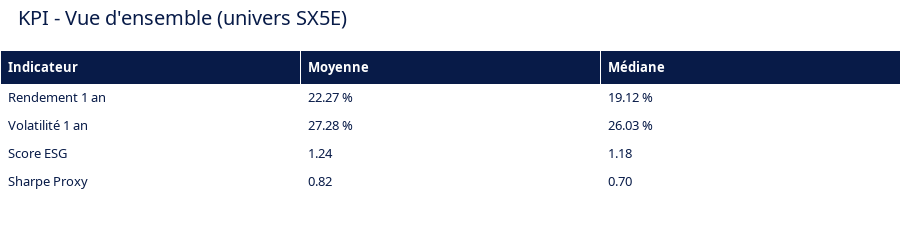

This figure's notebook cell:
### Markdown cell above
## 1) Tableau de bord

---

### 1.1) KPI Cards (table compacte)

### Code cell
# Univers de travail (si tu ajoutes des filtres plus tard, remplace par 'fdf')
universe = actions

# Colonnes
COL_RET = "1 Year Total Return - Previous"       # Rendement 1 an (%)
COL_VOL = "Volatility 360 Day Calc"              # Volatilité 1 an (%)
COL_ESG = "ESG Score"                            # ESG (score)
COL_UP  = "Upside with Target Price from Analyst"  # Upside (à convertir en %)

# Normalisation Upside -> %
if COL_UP in universe.columns and universe[COL_UP].notna().any():
    p95 = np.nanpercentile(pd.to_numeric(universe[COL_UP], errors="coerce"), 95)
    if p95 <= 5:  # si les valeurs semblent en décimal, on multiplie par 100
        universe[COL_UP] = pd.to_numeric(universe[COL_UP], errors="coerce") * 100.0

# Helpers robustes
def nanmean(s):   return float(np.nanmean(pd.to_numeric(s, errors="coerce")))
def nanmedian(s): return float(np.nanmedian(pd.to_numeric(s, errors="coerce")))

# Calculs
ret_mean,  ret_med  = nanmean(universe[COL_RET]), nanmedian(universe[COL_RET])
vol_mean,  vol_med  = nanmean(universe[COL_VOL]), nanmedian(universe[COL_VOL])
esg_mean,  esg_med  = (nanmean(universe[COL_ESG]) if COL_ESG in universe else np.nan,
                       nanmedian(universe[COL_ESG]) if COL_ESG in universe else np.nan)
sharpe_series = (pd.to_numeric(universe[COL_RET], errors="coerce") /
                 pd.to_numeric(universe[COL_VOL], errors="coerce")).replace([np.inf, -np.inf], np.nan)
sharpe_mean, sharpe_med = float(np.nanmean(sharpe_series)), float(np.nanmedian(sharpe_series))

# Table KPI (Indicateur | Moyenne | Médiane)
kpi_table = pd.DataFrame({
    "Indicateur": ["Rendement 1 an", "Volatilité 1 an", "Score ESG", "Sharpe Proxy"],
    "Moyenne":    [f"{ret_mean:.2f} %", f"{vol_mean:.2f} %",
                   (f"{esg_mean:.2f}" if not np.isnan(esg_mean) else "—"),
                   f"{sharpe_mean:.2f}"],
    "Médiane":    [f"{ret_med:.2f} %", f"{vol_med:.2f} %",
                   (f"{esg_med:.2f}" if not np.isnan(esg_med) else "—"),
                   f"{sharpe_med:.2f}"],
})

# Table Plotly (charte visuelle compacte)
fig_kpi = go.Figure(data=[go.Table(
    header=dict(
        values=["<b>Indicateur</b>", "<b>Moyenne</b>", "<b>Médiane</b>"],
        fill_color=COLORS["primary"],
        font=dict(color="white", family="Noto Sans, Arial"),
        align="left",
        height=30
    ),
    cells=dict(
        values=[kpi_table[c] for c in ["Indicateur", "Moyenne", "Médiane"]],
        fill_color=COLORS["background"],
        font=dict(color=COLORS["primary"], family="Noto Sans, Arial", size=13),
        align="left",
        height=28
    )
)])
fig_kpi = apply_plotly_style(fig_kpi, title="KPI - Vue d'ensemble (univers SX5E)")
fig_kpi.update_layout(margin=dict(l=0, r=0, t=50, b=5), height=200)
fig_kpi.show()

### Figure 1 — Plotly figure (JSON) as saved in the notebook; plotly's stock layout.template omitted (floating-point values rounded to 4 significant figures)
{"data": [{"cells": {"align": "left", "fill": {"color": "rgb(255, 255, 255)"}, "font": {"color": "rgb(8, 27, 72)", "family": "Noto Sans, Arial", "size": 13}, "height": 28, "values": [["Rendement 1 an", "Volatilité 1 an", "Score ESG", "Sharpe Proxy"], ["22.27 %", "27.28 %", "1.24", "0.82"], ["19.12 %", "26.03 %", "1.18", "0.70"]]}, "header": {"align": "left", "fill": {"color": "rgb(8, 27, 72)"}, "font": {"color": "white", "family": "Noto Sans, Arial"}, "height": 30, "values": ["<b>Indicateur</b>", "<b>Moyenne</b>", "<b>Médiane</b>"]}, "type": "table"}], "layout": {"font": {"color": "rgb(8, 27, 72)", "family": "Noto Sans, Arial", "size": 13}, "height": 200, "margin": {"b": 5, "l": 0, "r": 0, "t": 50}, "paper_bgcolor": "rgb(255, 255, 255)", "plot_bgcolor": "rgb(255, 255, 255)", "title": {"font": {"color": "rgb(8, 27, 72)", "family": "Noto Sans, Arial", "size": 20}, "text": "KPI - Vue d'ensemble (univers SX5E)", "x": 0.02, "xanchor": "left"}, "xaxis": {"gridcolor": "rgba(0,0,0,0.05)", "mirror": true, "showgrid": true}, "yaxis": {"gridcolor": "rgba(0,0,0,0.05)", "mirror": true, "showgrid": true}}}
